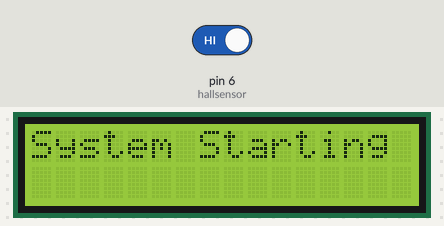
The sketch below on a simulated Arduino Uno, built with avr-gcc and run on an emulated ATmega328P. Shown: 16×2 character LCD. The test bench sets the inputs (shaded band); at power-on: pin 6 (hallsensor) HIGH.

Above: at 0.1 s.
At 3.2 s:
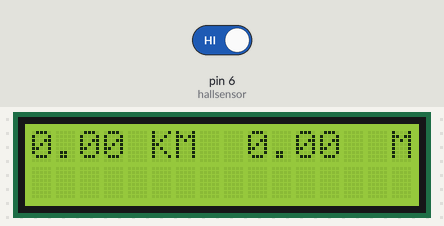
3.3 s: pin 6 (hallsensor) driven LOW
At 3.6 s:
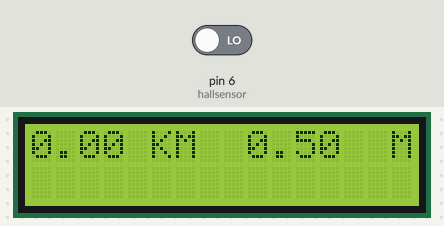
Timing chart, 0 to 6.3 s (numbered marks = the images above; inputs shaded):
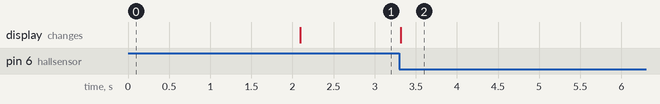

The sketch:

Arduino_Distance_Tracker.ino
```cpp
#include <LiquidCrystal_I2C.h>
#include <Wire.h>

LiquidCrystal_I2C lcd(0x27, 16, 2);

const int hallsensor = 6;
unsigned int counter = 0;
bool flag = false;
const float wheelCircumferenceMeter = 0.5; // Value to calculate the wheel circumference (in meters)

void setup() {
  pinMode(hallsensor, INPUT); // Set Hall sensor pin as INPUT
  lcd.init();
  lcd.backlight();
  lcd.setCursor(0, 0);
  lcd.print("System Starting"); // Display "System Starting" at the beginning
  delay(2000); // Wait for 2 seconds
  lcd.clear(); // Clear the screen, then display km and meters
  lcd.setCursor(0, 0);
}

void loop() {
  int sensorStatus = digitalRead(hallsensor);

  if (sensorStatus == LOW && !flag) {
    counter++; // Increase the counter when the sensor detects a magnet passing by, regardless of the speed
    flag = true; // Set the flag to true to prepare for the next passage
  }

  if (sensorStatus == HIGH) {
    flag = false; // If the sensor status changes, set the flag to false to prepare for the next passage
  }

  float distanceMeter = counter * wheelCircumferenceMeter;
  float distanceKilometer = distanceMeter / 1000.0; // Convert distance to kilometers by dividing by 1000

  lcd.setCursor(0, 0);
  lcd.print(distanceKilometer, 2);
  lcd.setCursor(5, 0);
  lcd.print("KM");

  lcd.setCursor(9, 0);
  lcd.print(distanceMeter, 2);
  lcd.setCursor(15, 0);
  lcd.print("M");
}
```

Measured:
- after the input at 3.3 s, the display: changes at once (image 2)
